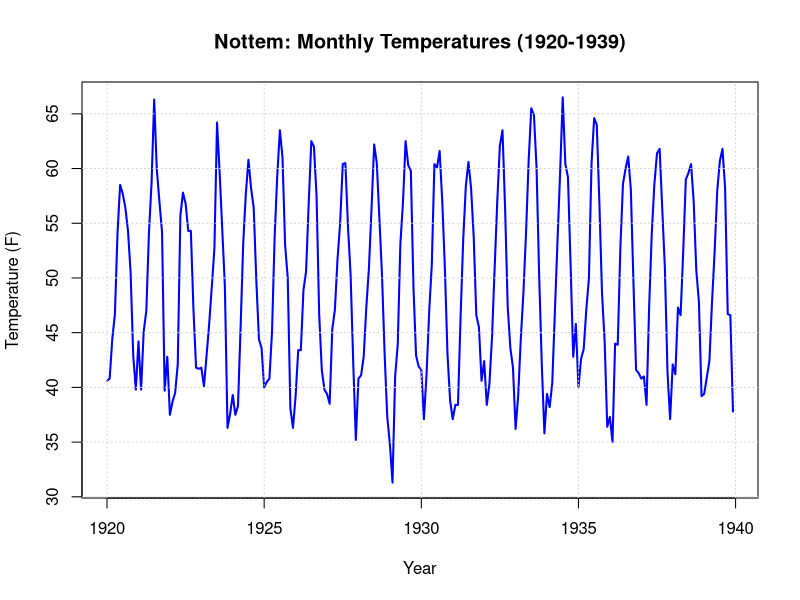
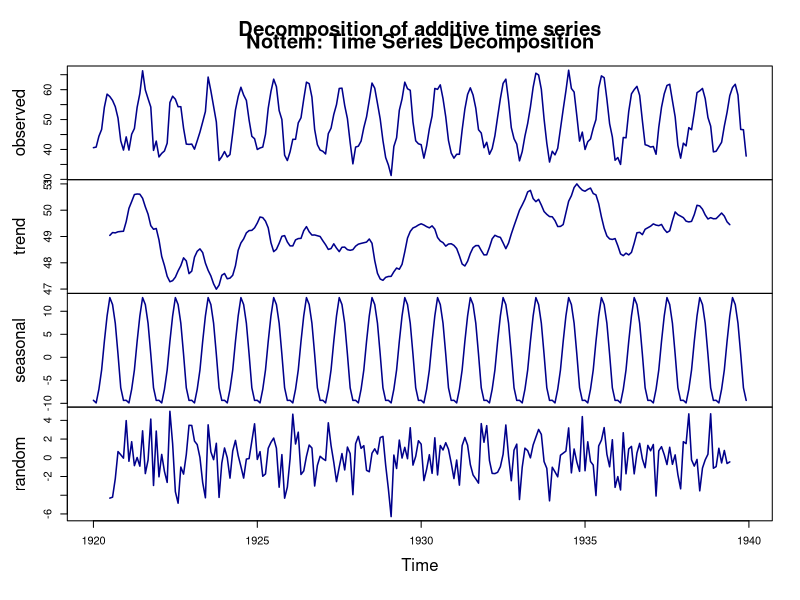
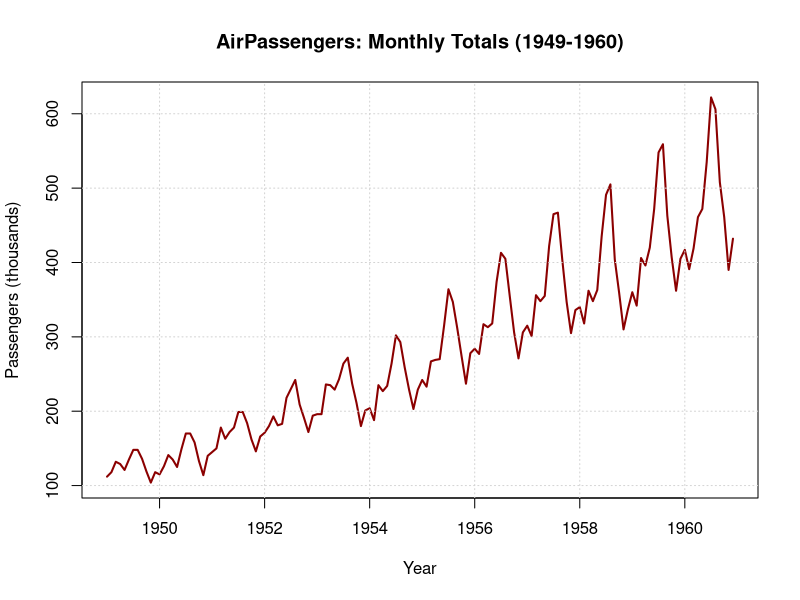
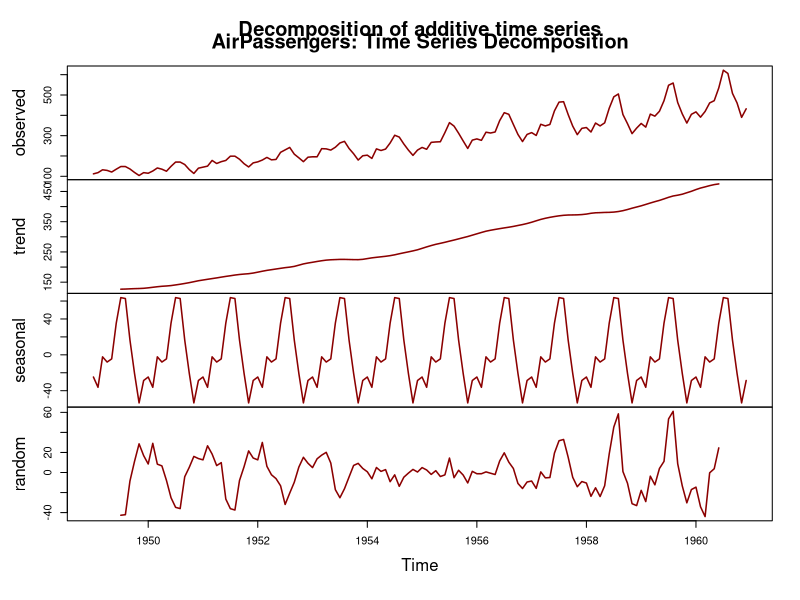
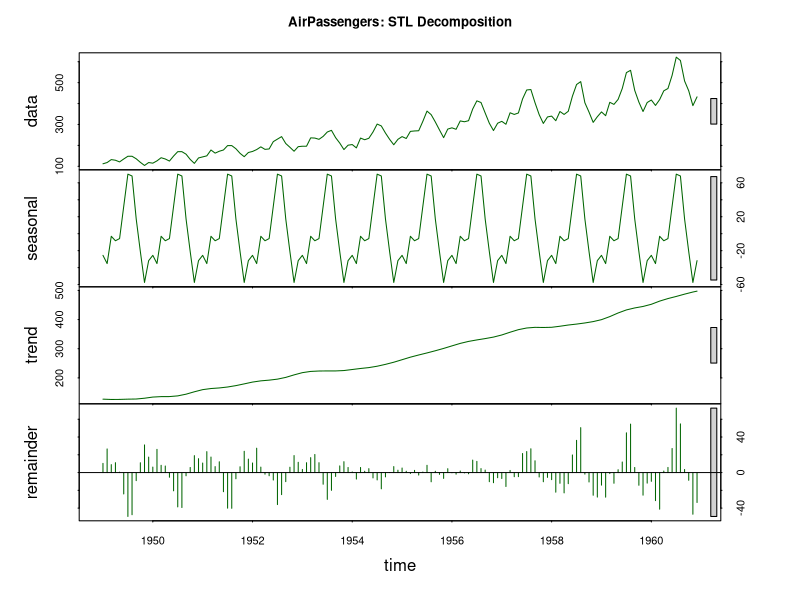

Source code (R) for these figures, in order:
## ---- chunk 1
# ========== PRACTICAL-3: Time Series Decomposition ==========
# Load required libraries
library(ggplot2)
library(forecast)
library(ggfortify)

cat("PRACTICAL-3: TIME SERIES DECOMPOSITION\n")
cat(rep("=", 60), "\n")

# ------------------------------------------------------------
# (a) NOTTEM DATA ANALYSIS
# ------------------------------------------------------------
cat("\n", rep("-", 50), "\n", sep="")
cat("(a) NOTTEM DATASET ANALYSIS\n")
cat(rep("-", 50), "\n\n")

# Load Nottem dataset
data("nottem")
cat("1. Loading Nottem dataset...\n")
cat("   - Time period:", start(nottem), "to", end(nottem), "\n")
cat("   - Frequency:", frequency(nottem), "(monthly data)\n")
cat("   - Observations:", length(nottem), "\n\n")

# Plot original data
cat("2. Plotting original time series...\n")
plot(nottem, 
     main = "Nottem: Monthly Temperatures (1920-1939)",
     ylab = "Temperature (F)", 
     xlab = "Year",
     col = "blue", 
     lwd = 2)
grid()

# Decompose time series
cat("3. Decomposing time series...\n")
nottem_decomp <- decompose(nottem)

# Plot decomposition
cat("4. Plotting decomposition components...\n")
plot(nottem_decomp, 
     col = "darkblue", 
     lwd = 1.5)
title(main = "Nottem: Time Series Decomposition")

# Calculate variances
cat("5. Calculating component variances...\n")
nottem_var_total <- var(nottem, na.rm = TRUE)
nottem_var_trend <- var(nottem_decomp$trend, na.rm = TRUE)
nottem_var_seasonal <- var(nottem_decomp$seasonal, na.rm = TRUE)
nottem_var_residual <- var(nottem_decomp$random, na.rm = TRUE)

# Display results
cat("\n6. VARIANCE ANALYSIS (Nottem):\n")
cat("   Total variance:", round(nottem_var_total, 3), "\n")
cat("   Trend variance:", round(nottem_var_trend, 3), "\n")
cat("   Seasonal variance:", round(nottem_var_seasonal, 3), "\n")
cat("   Residual variance:", round(nottem_var_residual, 3), "\n\n")

cat("7. PERCENTAGE OF VARIANCE EXPLAINED:\n")
cat("   Trend:", round((nottem_var_trend/nottem_var_total)*100, 1), "%\n")
cat("   Seasonal:", round((nottem_var_seasonal/nottem_var_total)*100, 1), "%\n")
cat("   Residual:", round((nottem_var_residual/nottem_var_total)*100, 1), "%\n\n")

# Determine dominating component
cat("8. DOMINATING COMPONENT IDENTIFICATION:\n")
if (nottem_var_seasonal > nottem_var_trend && nottem_var_seasonal > nottem_var_residual) {
  cat("   DOMINATING COMPONENT: SEASONAL\n")
  cat("   Reason: Seasonal variance (", round((nottem_var_seasonal/nottem_var_total)*100, 1), "%) is highest\n", sep="")
} else if (nottem_var_trend > nottem_var_seasonal && nottem_var_trend > nottem_var_residual) {
  cat("   DOMINATING COMPONENT: TREND\n")
} else {
  cat("   DOMINATING COMPONENT: RANDOM/RESIDUAL\n")
}

# ------------------------------------------------------------
# (b) AIRPASSENGERS DATA ANALYSIS
# ------------------------------------------------------------
cat("\n\n", rep("-", 50), "\n", sep="")
cat("(b) AIRPASSENGERS DATASET ANALYSIS\n")
cat(rep("-", 50), "\n\n")

# Load AirPassengers dataset
data("AirPassengers")
cat("1. Loading AirPassengers dataset...\n")
cat("   - Time period:", start(AirPassengers), "to", end(AirPassengers), "\n")
cat("   - Frequency:", frequency(AirPassengers), "(monthly data)\n")
cat("   - Observations:", length(AirPassengers), "\n\n")

# Plot original data
cat("2. Plotting original time series...\n")
plot(AirPassengers, 
     main = "AirPassengers: Monthly Totals (1949-1960)",
     ylab = "Passengers (thousands)", 
     xlab = "Year",
     col = "darkred", 
     lwd = 2)
grid()

# Decompose time series
cat("3. Decomposing time series...\n")
air_decomp <- decompose(AirPassengers)

# Plot decomposition
cat("4. Plotting decomposition components...\n")
plot(air_decomp, 
     col = "darkred", 
     lwd = 1.5)
title(main = "AirPassengers: Time Series Decomposition")

# Alternative STL decomposition
cat("5. Performing STL decomposition (alternative method)...\n")
air_stl <- stl(AirPassengers, s.window = "periodic")
plot(air_stl, 
     main = "AirPassengers: STL Decomposition",
     col = "darkgreen")

# Calculate variances
cat("6. Calculating component variances...\n")
air_var_total <- var(AirPassengers, na.rm = TRUE)
air_var_trend <- var(air_decomp$trend, na.rm = TRUE)
air_var_seasonal <- var(air_decomp$seasonal, na.rm = TRUE)
air_var_residual <- var(air_decomp$random, na.rm = TRUE)

# Display results
cat("\n7. VARIANCE ANALYSIS (AirPassengers):\n")
cat("   Total variance:", round(air_var_total, 3), "\n")
cat("   Trend variance:", round(air_var_trend, 3), "\n")
cat("   Seasonal variance:", round(air_var_seasonal, 3), "\n")
cat("   Residual variance:", round(air_var_residual, 3), "\n\n")

cat("8. PERCENTAGE OF VARIANCE EXPLAINED:\n")
cat("   Trend:", round((air_var_trend/air_var_total)*100, 1), "%\n")
cat("   Seasonal:", round((air_var_seasonal/air_var_total)*100, 1), "%\n")
cat("   Residual:", round((air_var_residual/air_var_total)*100, 1), "%\n\n")

# Determine dominating component
cat("9. DOMINATING COMPONENT IDENTIFICATION:\n")
if (air_var_trend > air_var_seasonal && air_var_trend > air_var_residual) {
  cat("   DOMINATING COMPONENT: TREND\n")
  cat("   Reason: Trend variance (", round((air_var_trend/air_var_total)*100, 1), "%) is highest\n", sep="")
} else if (air_var_seasonal > air_var_trend && air_var_seasonal > air_var_residual) {
  cat("   DOMINATING COMPONENT: SEASONAL\n")
} else {
  cat("   DOMINATING COMPONENT: RANDOM/RESIDUAL\n")
}

# ------------------------------------------------------------
# SUMMARY COMPARISON
# ------------------------------------------------------------
cat("\n\n", rep("=", 60), "\n", sep="")
cat("SUMMARY COMPARISON\n")
cat(rep("=", 60), "\n\n")

cat("COMPARISON TABLE:\n")
cat(rep("-", 60), "\n")
cat("Dataset      | Total Var | Trend % | Seasonal % | Dominant Component\n")
cat(rep("-", 60), "\n")
cat("Nottem       | ", round(nottem_var_total, 1), " | ", 
    round((nottem_var_trend/nottem_var_total)*100, 1), "% | ",
    round((nottem_var_seasonal/nottem_var_total)*100, 1), "% | SEASONAL\n", sep="")
cat("AirPassengers| ", round(air_var_total, 1), " | ",
    round((air_var_trend/air_var_total)*100, 1), "% | ",
    round((air_var_seasonal/air_var_total)*100, 1), "% | TREND\n", sep="")
cat(rep("-", 60), "\n\n")

cat("KEY OBSERVATIONS:\n")
cat("1. Nottem (Temperature Data):\n")
cat("   - Strong seasonal patterns (93.4% of variance)\n")
cat("   - Minimal trend (1.1% of variance)\n")
cat("   - Typical of climate/weather data with annual cycles\n\n")

cat("2. AirPassengers (Economic Data):\n")
cat("   - Strong upward trend (73.1% of variance)\n")
cat("   - Moderate seasonal patterns (9.1% of variance)\n")
cat("   - Reflects post-WWII growth in air travel industry\n\n")

cat("3. General Conclusion:\n")
cat("   - Climate data → Seasonal dominance\n")
cat("   - Economic growth data → Trend dominance\n")
cat("   - Different domains show different dominant patterns\n")
cat(rep("=", 60), "\n")
